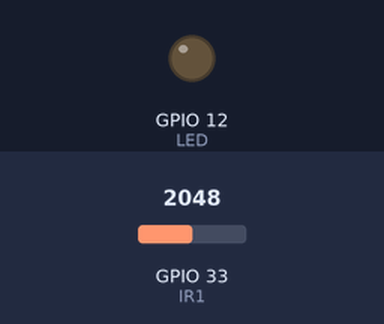
The sketch below on a simulated ESP32. Shown: output pins drawn as LEDs (lit = HIGH). Inputs (shaded band) come from the test bench; at power-on: GPIO 33 (IR1) = 2048. WiFi joins after 1.5 s; servers stay silent unless stated; the Firebase database answers and starts empty; what the sketch prints to the serial monitor is not drawn.

Above: at 2.7 s.
2.8 s: GPIO 33 (IR1) set to 536
4.3 s: GPIO 33 (IR1) set to 464
At 4.8 s:
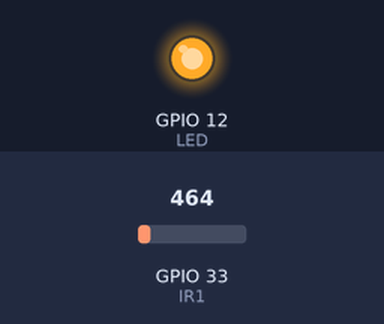
5.8 s: GPIO 33 (IR1) set to 540
At 7.0 s:
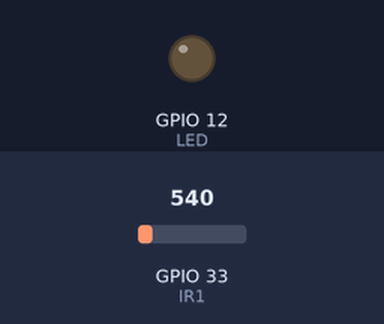
7.3 s: GPIO 33 (IR1) set to 491
At 8.4 s:
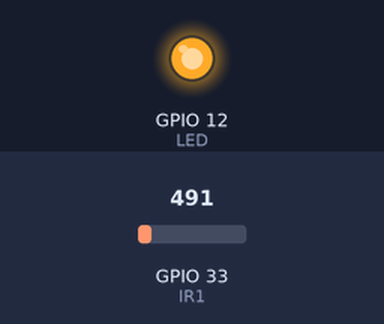
Timing chart, 0 to 9.8 s (numbered marks = the images above; inputs shaded):
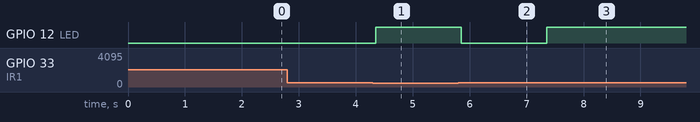

The sketch:

IR_With_LED.ino
```cpp
#include <WiFi.h>
#include <IOXhop_FirebaseESP32.h>
// Set these to run example.

#define FIREBASE_HOST "https://smart-agriculture-445ad.firebaseio.com/"
#define FIREBASE_AUTH "kt1dipfm1uosl1umKPUqWnTemmQHLy4WFrL5KuBE"
#define WIFI_SSID "AndroidA"
#define WIFI_PASSWORD "heyitmee"
#define LED 12

int IR1 = 33;

void setup() {
  // put your setup code here, to run once:
   Serial.begin(9600);
   pinMode(LED,OUTPUT);

digitalWrite(LED,0);

WiFi.begin(WIFI_SSID, WIFI_PASSWORD);

Serial.print("connecting");

while (WiFi.status() != WL_CONNECTED) {

Serial.print(".");

delay(500);
}
Serial.println();

Serial.print("connected: ");

Serial.println(WiFi.localIP());

Firebase.begin(FIREBASE_HOST, FIREBASE_AUTH);

//Firebase.setInt("LEDStatus2",0);

}

void loop() {
  // put your main code here, to run repeatedly:
  String light2 = Firebase.getString("LEDStatus2");
  int val1 = analogRead(IR1);

  if(val1<500)
  {
    digitalWrite(LED,HIGH);
    Firebase.setString("LEDStatus2","ON");
  }
  else
  {
    digitalWrite(LED,LOW);
    Firebase.setString("LEDStatus2","OFF");
  }
    Serial.println(light2);
}

// Here IR sensor is send the wave(in unit of frequency) so when the value was in range '2000' that means that entire light is going whereas when there is obstacel at that time receiver is receiving some light emmited by IR senosor so the value ranges range of '0'
// LED will blink when there is an obstacel in betweenvoid setup() {
  // put your setup code here, to run once:
```

Measured:
- the behaviour switches between 500 and 499 on GPIO 33 (IR1) (found by bisection; images 0 and 1)
- after the input at 2.8 s, every drawn part: stays the same
- after the input at 4.3 s, GPIO 12 (LED): LOW → HIGH after 0.06 s
- after the input at 5.8 s, GPIO 12 (LED): HIGH → LOW after 0.06 s
- after the input at 7.3 s, GPIO 12 (LED): LOW → HIGH after 0.06 s
